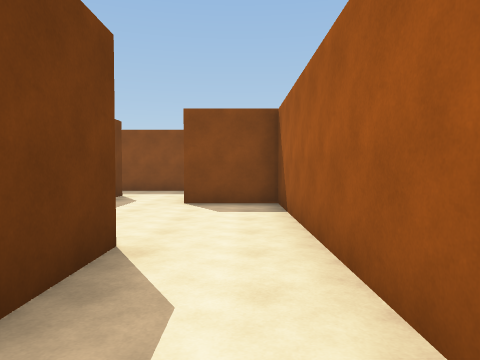
View 1 (above)

24 first-person views from a walk through a scene from a Unity 3-D project. The camera is 1.5 m above the floor, tilts 2° down and sees 70° across. The floor is counted in squares, 2 m on a side. Each view is taken from the middle of a square. On the plan, view 1 faces up. The plan holds only what a view shows up to about 11 squares ahead; the rest is blank. The place goes on beyond the plan. The player is left out.

View 2
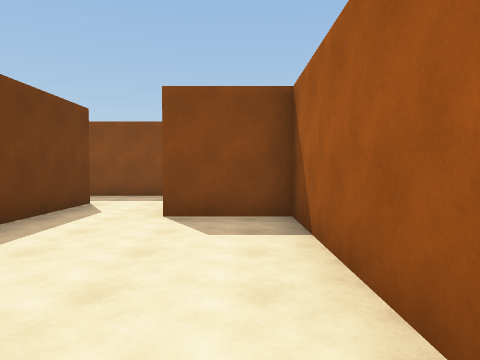

View 3
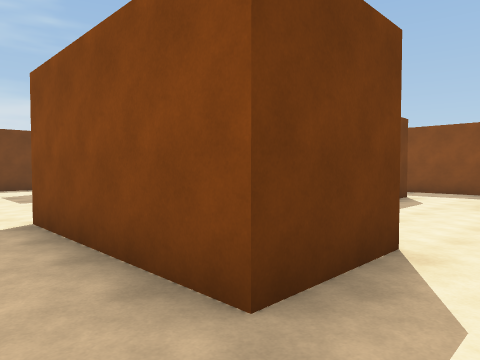

View 4
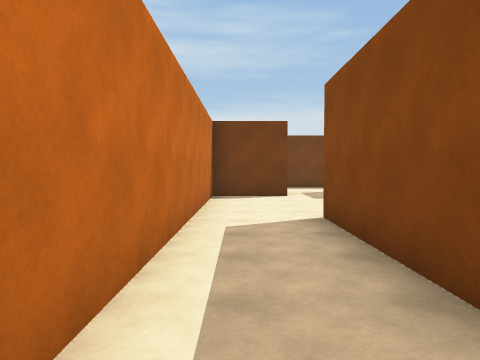

View 5
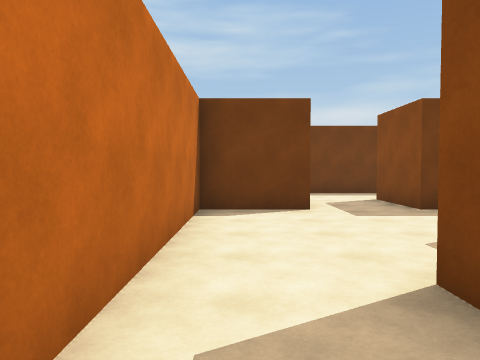

View 6
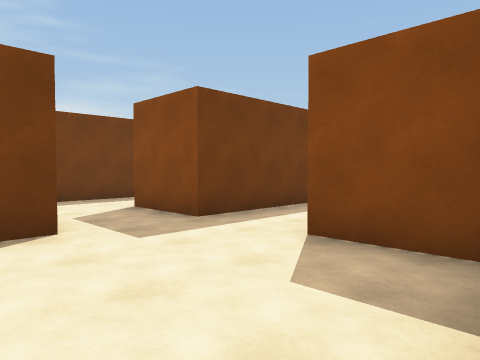

View 7
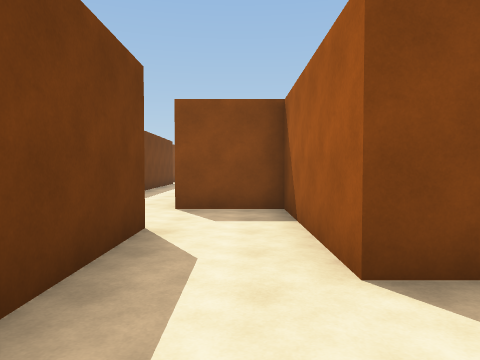

View 8
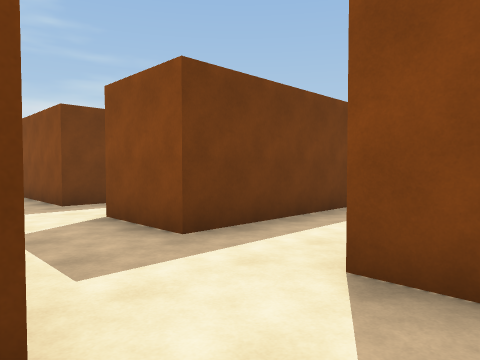

View 9
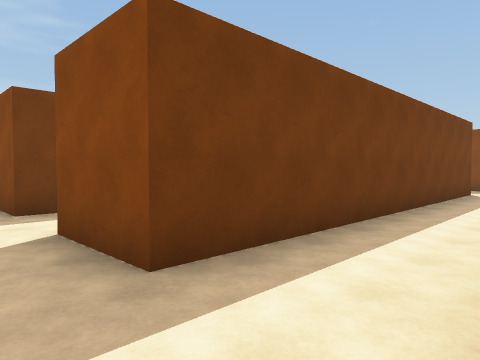

View 10
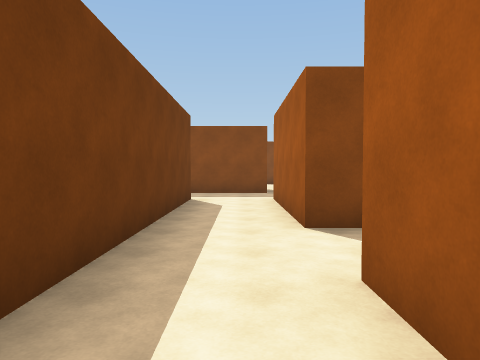

View 11
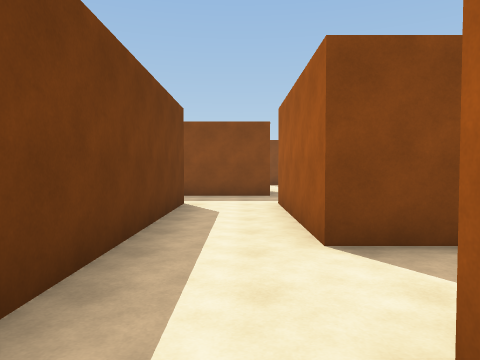

View 12
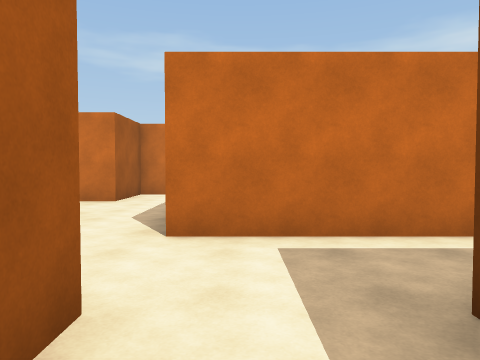

View 13
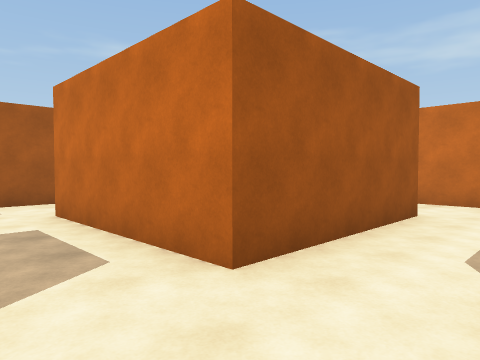

View 14
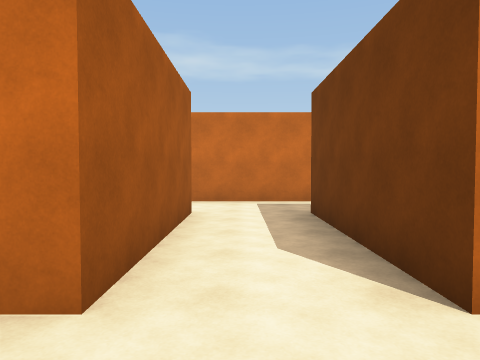

View 15
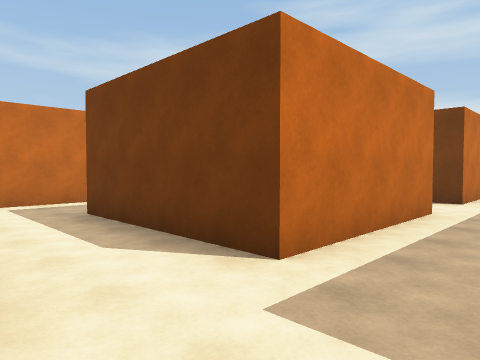

View 16
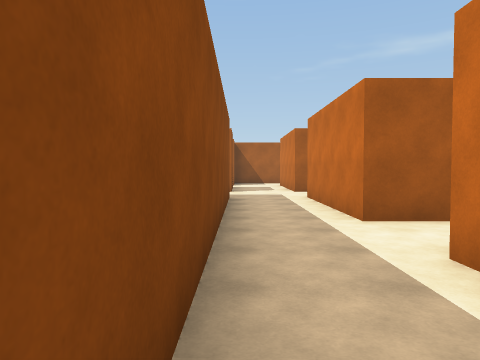

View 17
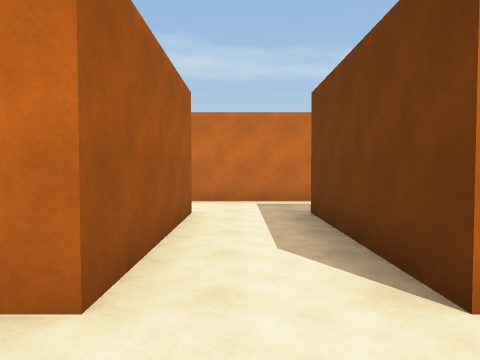

View 18
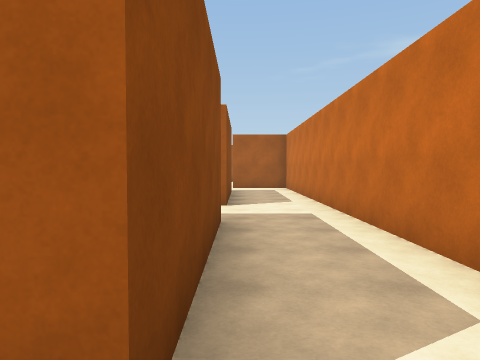

View 19
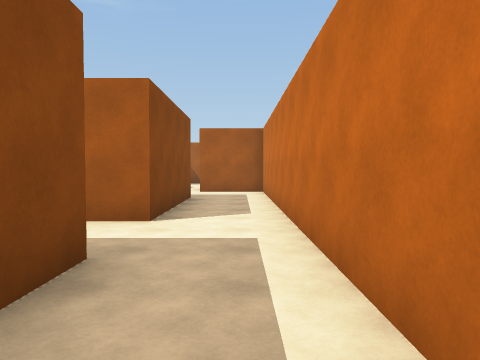

View 20
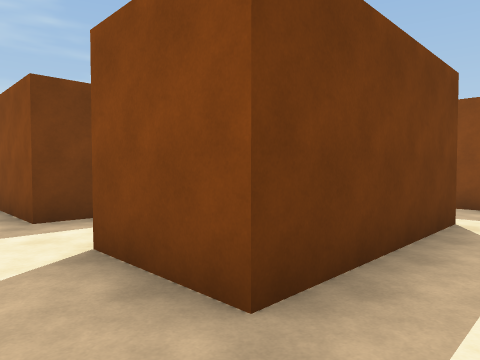

View 21
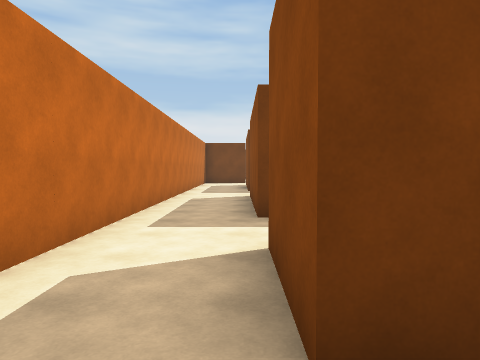

View 22
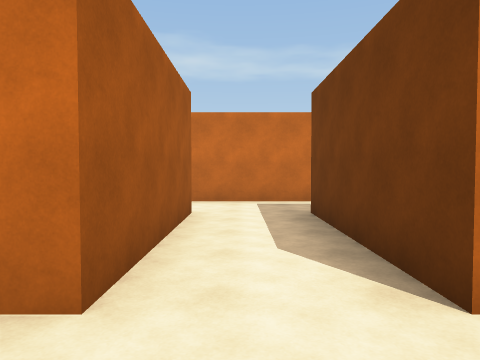

View 23
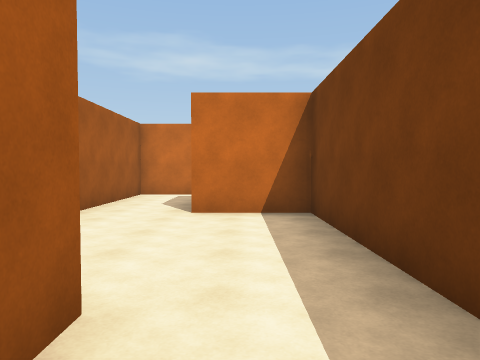

View 24
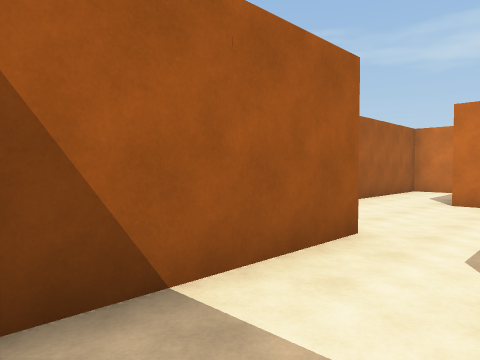

### Floor plan
Points are (right, up) in squares from view 1. A wall is a line through its corners. A room is listed if a view was taken in it or the views show most of it. See-through windows are left out.
Room 1 (views 1, 2, 3, 4, 5, 6, 9, 10, 11, 12, 23, 24)
walls: (-11.9, 13.3) (-13.2, 13.3) (-13.2, 17.2); (-13.1, 19.3) (-15.6, 19.3); (-1.9, 11.3) (-4.1, 11.3); (-13.2, 10.1) (-13.2, 11.4); (-3.2, 9.4) (-3.2, 7.4); (-15.2, 17.4) (-15.2, 7.3); (-9.2, 6.2) (-9.2, 3.3); (-11.2, 5.5) (-11.2, 7.3) (-13.2, 7.3) (-13.2, 7.9); (-1.2, 7.3) (-1.2, 10.8); (-5.5, 3.3) (-7.2, 3.3); (-15.4, 5.3) (-13.2, 5.3); (-1.2, 3.3) (-1.2, 1.3) (-5.2, 1.3); (-9.2, 1.4) (-9.2, -0.7) (0.8, -0.7) (0.8, 3.5)
ways out: opening at (-16.5, 6.5) to room 2; opening at (-12.5, 4.5) to room 2; opening at (-10.5, 2.5) to room 2; opening at (-2.5, 8.5) to room 4; opening at (-0.5, 2.5) to room 4
Room 2 (views 7, 8, 13, 14, 15, 17, 18, 19, 20, 21)
walls: (-19.2, 1.3) (-23.2, 1.3) (-23.2, 5.3) (-19.2, 5.3) (-19.2, 1.3); (-19.2, 8.2) (-19.2, 7.3) (-27.6, 7.3); (-15.2, 7.3) (-17.2, 7.3); (-13.2, 1.3) (-17.2, 1.3) (-17.2, 5.3) (-15.4, 5.3); (-13.2, 5.3) (-13.2, 2); (-27.2, 5.3) (-25.2, 5.3) (-25.2, 1.3) (-27.2, 1.3); (-27.4, -0.7) (-11.2, -0.7) (-11.2, 1.3) (-10.4, 1.3); (-9.2, 3.3) (-11.2, 3.3) (-11.2, 5.5)
ways out: opening at (-16.5, 6.5) to room 1; opening at (-12.5, 4.5) to room 1; opening at (-10.5, 2.5) to room 1; opening at (-26.5, 0.5) to room 3; opening at (-26.5, 6.5) to room 3; opening at (-18.5, 8.5)
Room 3 (views 16, 22)
walls: (-34.9, -0.7) (-27.4, -0.7); (-29.2, 5.4) (-29.2, 1.3) (-33.1, 1.3); (-27.2, 1.3) (-27.2, 5.3)
ways out: opening at (-26.5, 0.5) to room 2; opening at (-26.5, 6.5) to room 2
Room 4 (no view inside)
walls: (-3.2, 7.4) (-3.2, 3.3) (-1.2, 3.3); (0.8, 3.5) (0.8, 7.3) (-1.2, 7.3)
ways out: opening at (-2.5, 8.5) to room 1; opening at (-0.5, 2.5) to room 1

Positions as (right, up) in squares from view 1, and headings:
1: (0, 0), facing up
2: (0, 2), facing up
3: (0, 0), facing up-left
4: (0, 0), facing left
5: (-3, 0), facing left
6: (-5, 0), facing up-left
7: (-12, 1), facing up
8: (-12, 5), facing up-left
9: (-13, 6), facing up-left
10: (-14, 9), facing up
11: (-14, 10), facing up
12: (-14, 9), facing down
13: (-19, 7), facing down-right
14: (-18, 7), facing down
15: (-17, 7), facing down-left
16: (-28, 7), facing right
17: (-24, 7), facing down
18: (-24, 1), facing right
19: (-22, 0), facing right
20: (-24, 0), facing up-left
21: (-24, 1), facing left
22: (-28, 7), facing down
23: (-2, 9), facing down
24: (-3, 11), facing down-right
